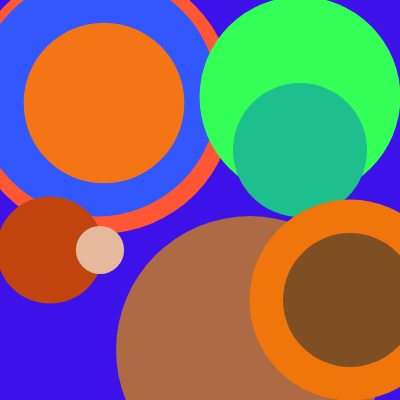
Frame 1 (no input)
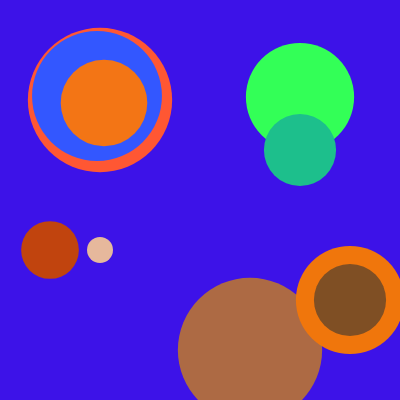
Frame 60 (no input)
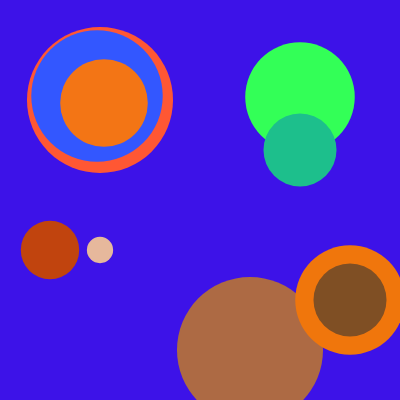
Frame 120 (the mouse pressed at the canvas centre since frame 60)

The p5.js sketch that drew these frames (run headless with seeded random() and noise() and a simulated clock; from frame 60 on, the mouse is pressed at the canvas centre):

// p5.js sketch
// ── sketch.js
let speed = 0.01;
let noisePosition = 0;


function setup() {
  createCanvas(400, 400);
  
}

function draw() {
  background ('#3d12e8ff');
  translate (width / 4, height / 4); // I used the code from the 
  // class lesson and now my function is built around this translate
  noStroke();
  fill ('#FF5733');
  let diam = noise(noisePosition);
  diam = map(diam, 0, 1, 0, height);
    circle(0,0,diam);
  fill ('#3357FF');
    circle(-3, -4, diam*0.9);
  fill ('#33FF57');
    circle(width/2,-3,diam*0.75);
  fill ('#1dbf8cff');
    circle(width / 2,50,diam*0.5);
  fill ('#f37515ff');
    circle(4,3,diam*0.6);
  fill ('#ad6a44ff');
    circle(150,250,diam);
  fill ('#f0760cff');
    circle(250,200,diam*0.75);
  fill ('#7f4f24ff');
    circle(250,200,diam*0.5);
  fill ('#c1440eff');
    circle(-50,150,diam*0.4);
  fill ('#e6b89cff');
    circle(0,150,diam*0.18);

  noisePosition = noisePosition + speed;
   
}
